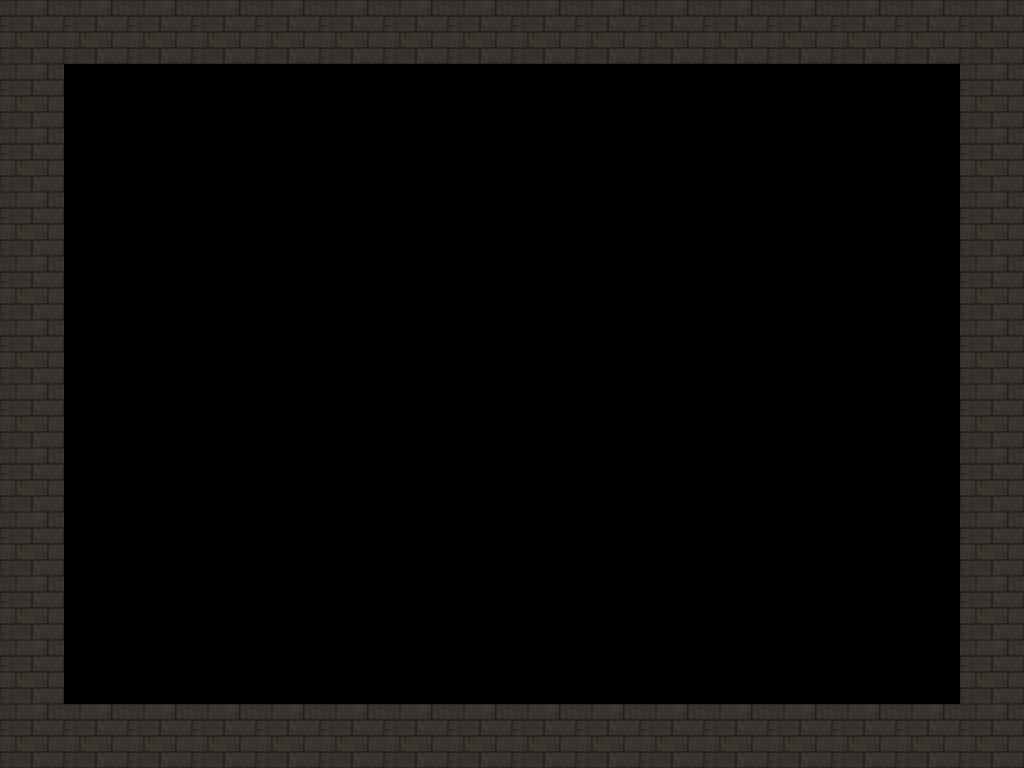

Tiled map render using the project's own tile images. Description and the map definition, with tile-layer contents summarised, below:
An orthogonal 16x12 tile map with 64x64 px tiles, 1 tile layer (Collision).

<map version="1.0" orientation="orthogonal" width="16" height="12" tilewidth="64" tileheight="64">
 <tileset firstgid="1" name="brick" tilewidth="64" tileheight="64">
  <image source="../gfx/brick.png" width="128" height="64" />
  <tile id="0">
   <properties>
    <property name="type" value="solid" />
   </properties>
  </tile>
  <tile id="1">
   <properties>
    <property name="collisionmask" value="0" />
   </properties>
  </tile>
 </tileset>
 <layer name="Collision" width="16" height="12">
  <data>[192 cells, 192 non-empty, 2 distinct tile ids]</data>
 </layer>
</map>
